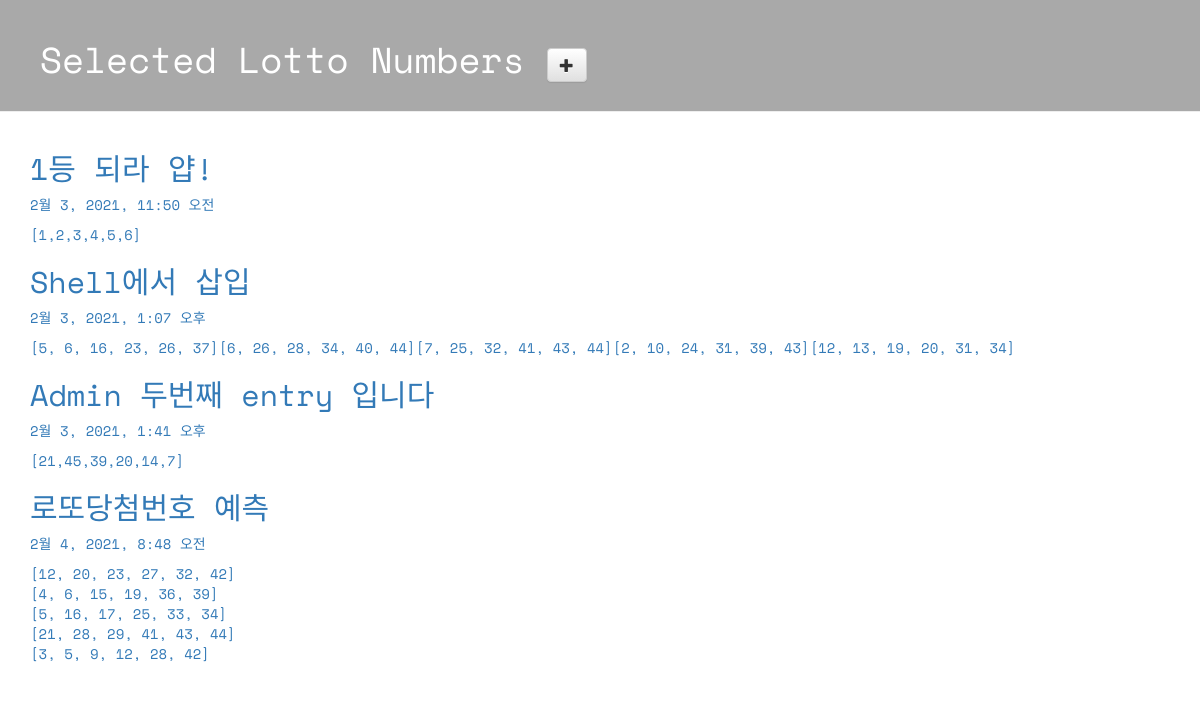
Page /lotto/ on the committed database.
### lotto/models.py (models this page shows, shortened)
class GuessNumbers(models.Model):
    name = models.CharField(max_length=24) #로또 번호 리스트 이름
    text = models.CharField(max_length=255) #로또 번호 리스트에 대한 설명
    lottos = models.CharField(max_length=255, default='[1,2,3,4,5,6]') # 로또 번호들이 담길 st
    num_lotto = models.IntegerField(default=5) #6개 번호 set의 갯수
    update_date = models.DateTimeField()

### lotto/views.py (the view)
# urls.py: path('lotto/', views.index, name='index'),
def index(request):
    lottos = GuessNumbers.objects.all()
    return render(request, 'lotto/default.html', {'lottos':lottos})

### lotto/templates/lotto/default.html (shortened to what this page needs)
<!DOCTYPE html>
{% load staticfiles%}
<html lang="ko">
<head>
   <link rel="stylesheet" href="//maxcdn.bootstrapcdn.com/bootstrap/3.2.0/css/bootstrap.min.css">
   <link rel="stylesheet" href="//maxcdn.bootstrapcdn.com/bootstrap/3.2.0/css/bootstrap-theme.min.css">
   <link rel="stylesheet" href="{% static 'css/lotto.css' %}">
</head>
<body>
   <div class="page-header">
   <h1>
     Selected Lotto Numbers
     <a href="{% url 'new_lotto' %}">
       <span class="glyphicon glyphicon-plus btn btn-default"></span>
  </a>
  </h1>
   </div>
   <div class="container lotto">
    {% for lotto in lottos %}
      <h2><a href="{% url 'detail' lottokey=lotto.pk %}">{{lotto.text}}</h2>
      <p>{{lotto.update_date}}</p>
      <p>{{lotto.lottos | linebreaksbr}}</p>
    {% endfor %}
   </div>
</body>
</html>

### lotto/static/css/lotto.css (style rules this page uses)
.page-header { background-color: darkgrey; margin-top: 0; padding: 20px 20px 20px 40px; font-family: 'Space Mono', monospace; }
.page-header h1 { color: #FFFFFF; }
.container { font-family: 'Space Mono', monospace; }
.container h2 { color: #b9f442; }

### rows in the picture
GuessNumbers: text "1등 되라 얍!", update_date "2월 3, 2021, 11:50 오전", lottos "[1,2,3,4,5,6]"
GuessNumbers: text "Shell에서 삽입", update_date "2월 3, 2021, 1:07 오후", lottos "[5, 6, 16, 23, 26, 37][6, 26, 28, 34, 40, 44][7, 25, 32, 41, 43, 44][2, 10, 24, 31, 39, 43][12, 13, 19, 20, 31, 34]"
GuessNumbers: text "Admin 두번째 entry 입니다", update_date "2월 3, 2021, 1:41 오후", lottos "[21,45,39,20,14,7]"
GuessNumbers: text "로또당첨번호 예측", update_date "2월 4, 2021, 8:48 오전", lottos "[12, 20, 23, 27, 32, 42] [4, 6, 15, 19, 36, 39] [5, 16, 17, 25, 33, 34] [21, 28, 29, 41, 43, 44] [3, 5, 9, 12, 28, 42]"
